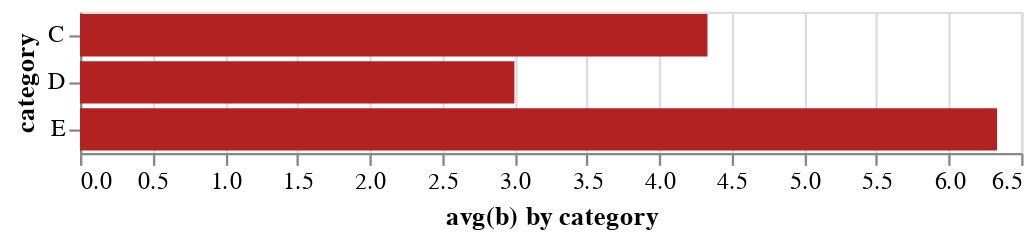

Notebook code cell kept with this figure:
### Code cell
alt.Chart(data).mark_bar(color='firebrick').encode(
    alt.Y('a', axis=alt.Axis(title='category')),
    alt.X('average(b)', axis=alt.Axis(title='avg(b) by category'))
)

### Figure 1 — Vega-Lite specification as saved in the notebook (floating-point values rounded to 4 significant figures)
{"config": {"view": {"continuousWidth": 400, "continuousHeight": 300}}, "data": {"name": "data-347f1284ea3247c0f55cb966abbdd2d8"}, "mark": {"type": "bar", "color": "firebrick"}, "encoding": {"x": {"type": "quantitative", "aggregate": "average", "axis": {"title": "avg(b) by category"}, "field": "b"}, "y": {"type": "nominal", "axis": {"title": "category"}, "field": "a"}}, "$schema": "https://vega.github.io/schema/vega-lite/v4.0.2.json", "datasets": {"data-347f1284ea3247c0f55cb966abbdd2d8": [{"a": "C", "b": 2}, {"a": "C", "b": 7}, {"a": "C", "b": 4}, {"a": "D", "b": 1}, {"a": "D", "b": 2}, {"a": "D", "b": 6}, {"a": "E", "b": 8}, {"a": "E", "b": 4}, {"a": "E", "b": 7}]}}
